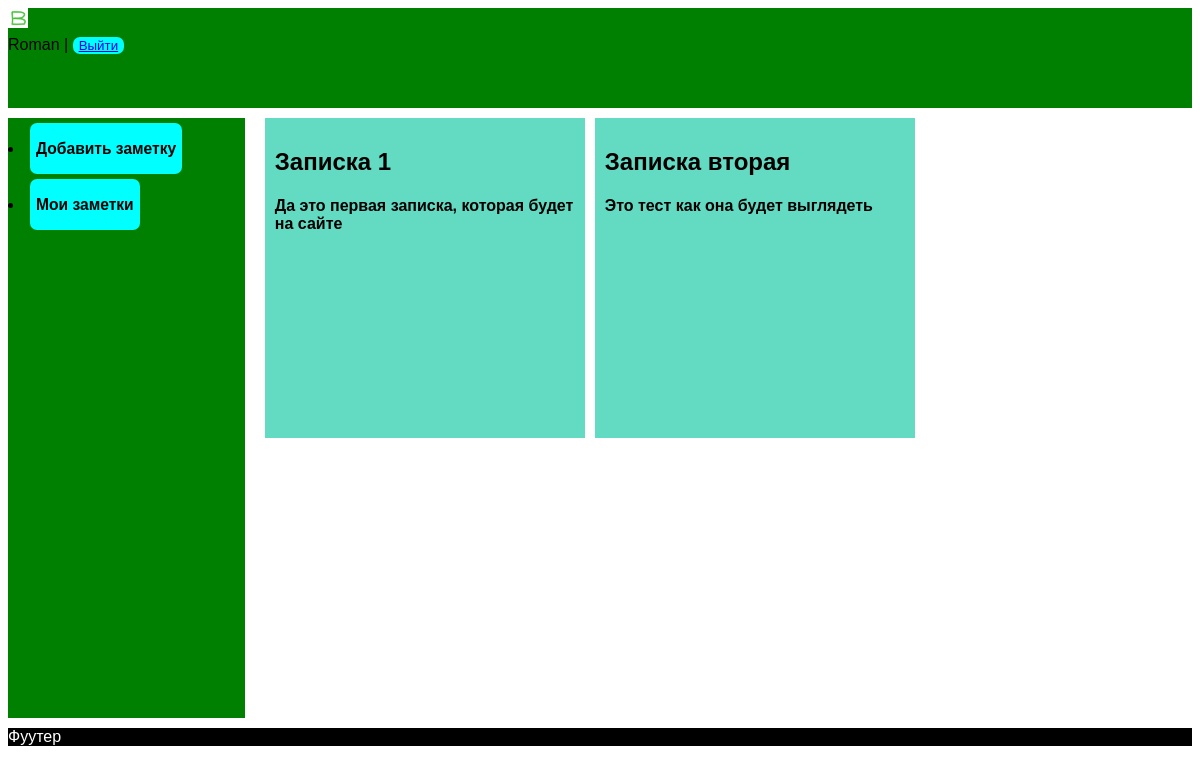
/notes/ (signed in), run on an earlier commit of the app's database.
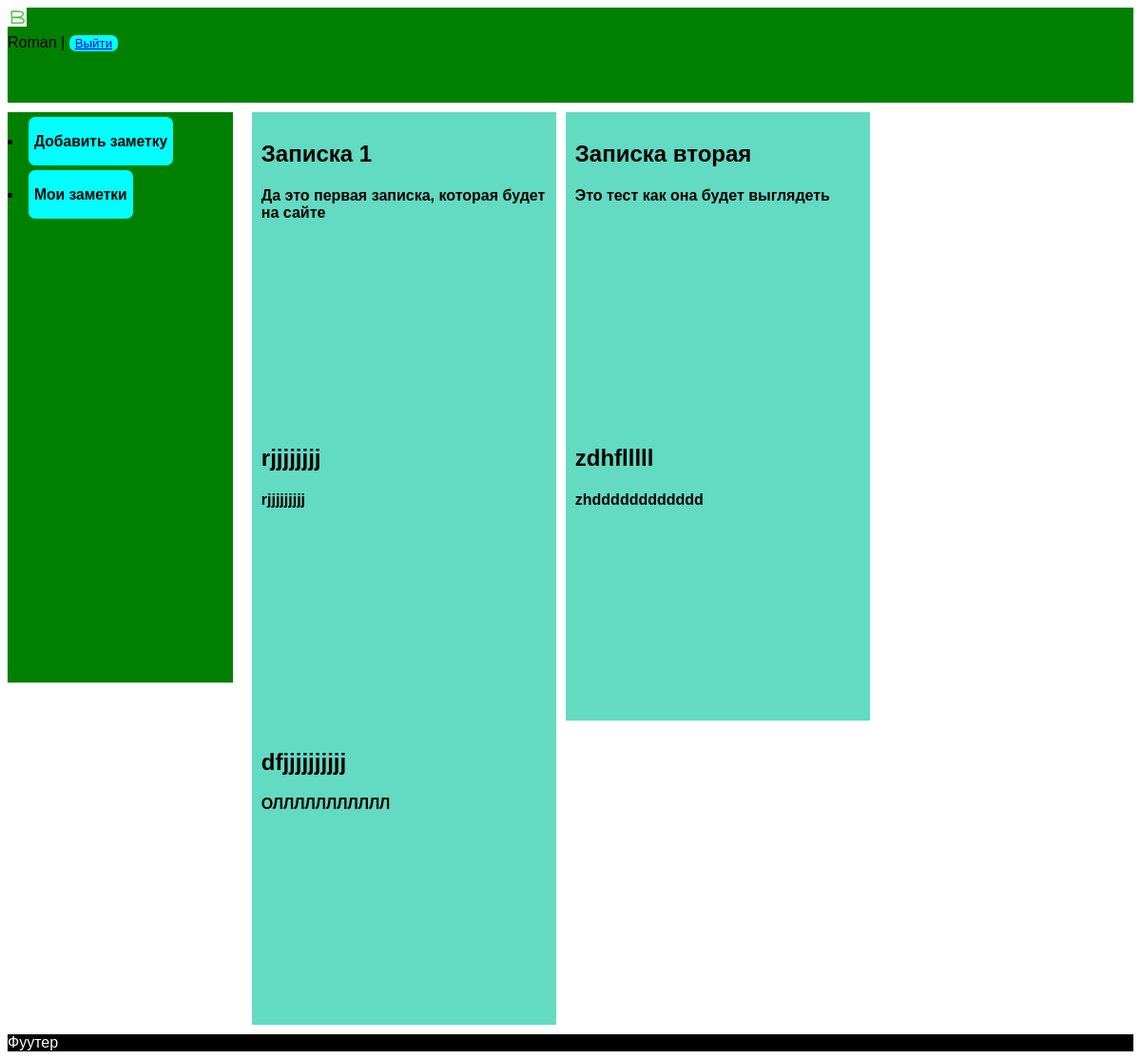
And on a later commit of the database.
### main/models.py (models this page shows)
class Content(models.Model):
    title = models.CharField(max_length=255)
    text = models.TextField(blank=True)
    user_id = models.CharField(max_length=255)
    time_crerate = models.DateTimeField(auto_now_add=True)
    last_time_update = models.DateTimeField(auto_now=True)

### main/views.py (the view)
# urls.py: path('notes/', notes, name='notes'),
def notes(request):
    content = Content.objects.filter(user_id=request.user.id)
    return render(request, 'main/notes.html', {'menu': menu, 'title': 'Мои заметки', 'content': content})

### main/templates/main/notes.html
{% extends 'main/base.html' %}
{% block content %}
{% for i in content %}
<div class="note-block">
    <h2>{{ i.title }}</h2>
    <h4>{{ i.text }}</h4>
</div>
{% endfor %}
{% endblock %}

### main/templates/main/base.html (shortened to what this page needs)
{% load static %}
<!DOCTYPE html>
<html lang="ru">
    <head>
	<link rel="stylesheet" href="{% static 'main/css/styles.css' %}">
    </head>
    <body>
        <div class="header">
            <img src="{% static 'main/images/logo.png' %}">
            {% if request.user.is_authenticated %}
            <div>{{ user.username }} | <button class="buttons"><a href="{% url 'logout' %}">Выйти</a></button></div>
            {% else %}
            <div class="user-block">
                <a href="{% url 'login' %}"><button class="buttons">Войти</button></a>
                <a href="{% url 'registration' %}"><button class="buttons">Зарегистрироваться</button></a>
            </div>
            {% endif %}
        </div>
        <div class="clearfix">
        <div class="notes">
            <div class="inner-notes">
            {% for p in menu %}
                <li><a href="{% url p.url %}"><button class="buttons"><h3>{{ p.title }}</h3></button></a></li>
            {% endfor %}
            </div>
        </div>
        <div class="content">
            <div class="inner-content">
                {% block content %}
                {% endblock content %}
            </div>
        </div>
        </div>
        <div class="footer">
            <div class="inner-footer">Фуутер</div>
        </div>
    </body>
</html>

What changed in the data, as far as the page shows it:
added Content: title "rjjjjjjjj", text "rjjjjjjjjj"
added Content: title "zdhflllll", text "zhdddddddddddd"
added Content: title "dfjjjjjjjjjj", text "ОЛЛЛЛЛЛЛЛЛЛЛ"
